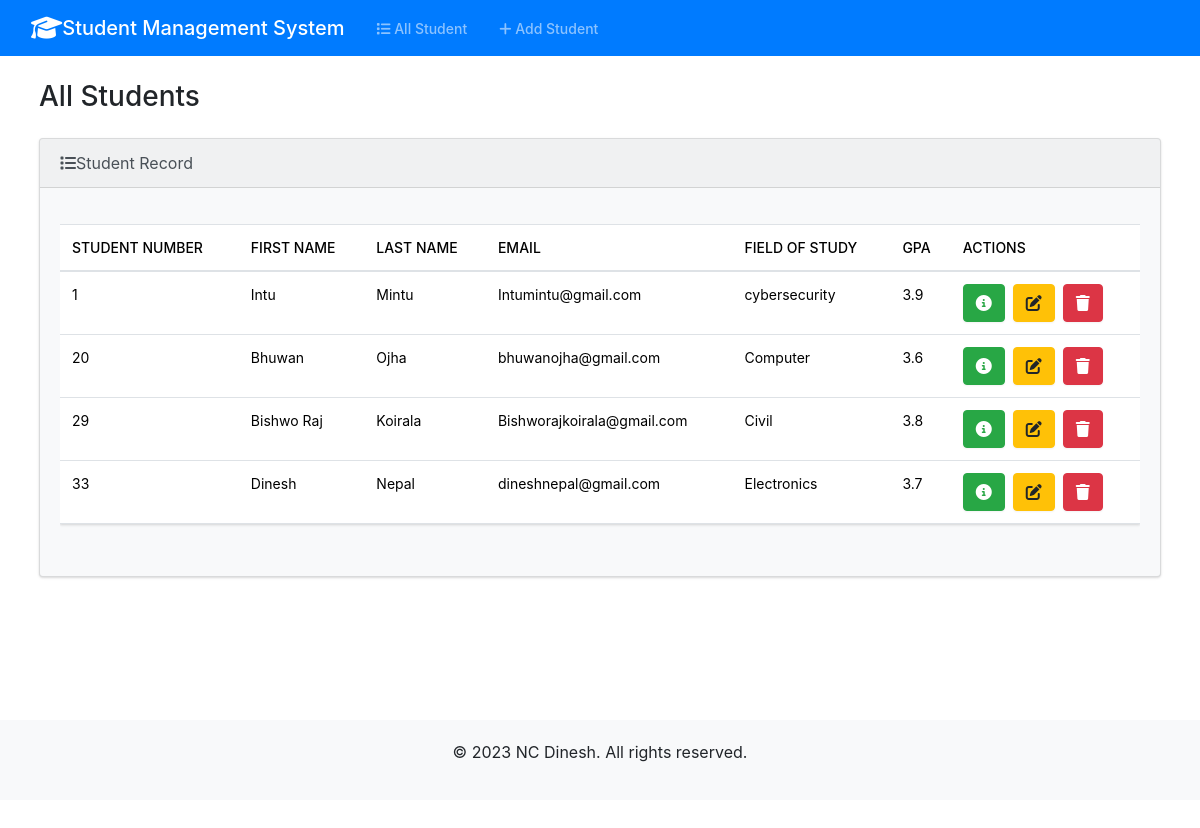
Before: / with the older database file.
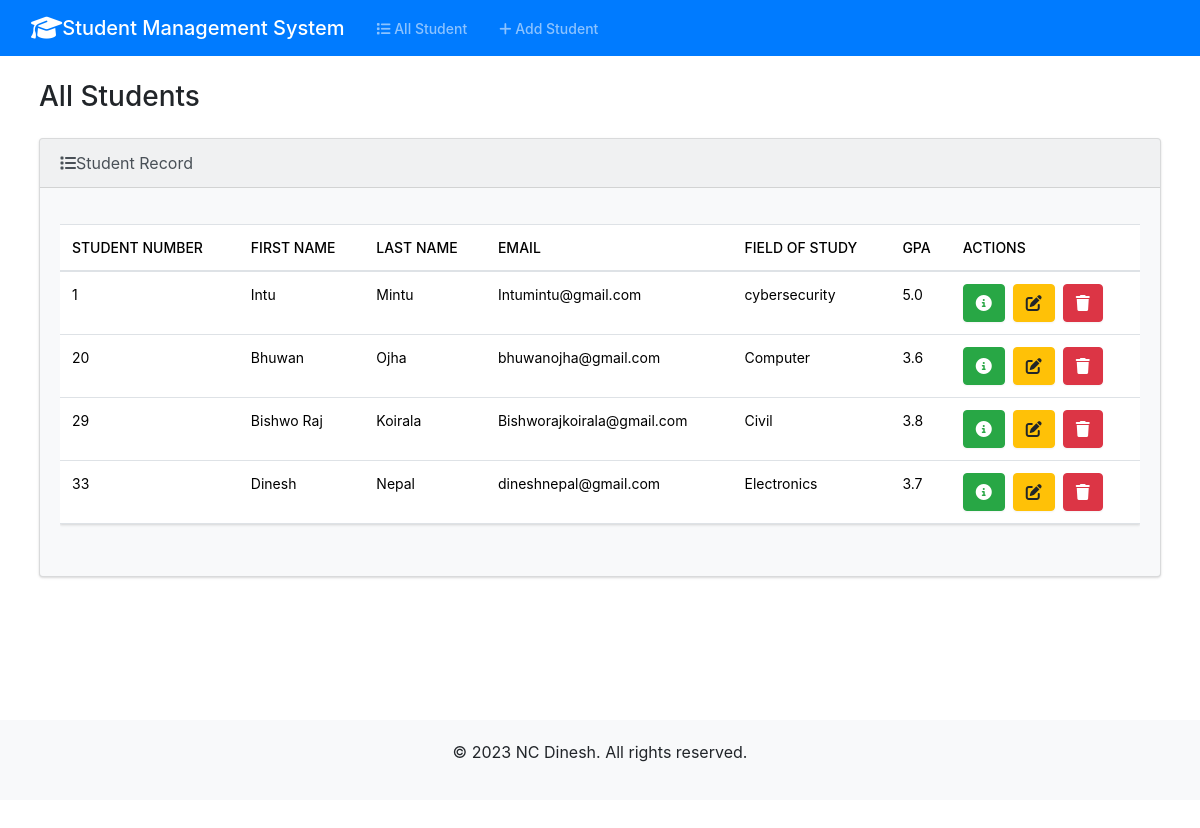
After: the same page with the newer database file.
### students/models.py (models this page shows, shortened)
class Student(models.Model):
    student_number = models.PositiveIntegerField()
    first_name = models.CharField(max_length=50)
    last_name = models.CharField(max_length=50)
    email = models.EmailField(max_length=254)
    field_of_study = models.CharField(max_length=50)
    gpa = models.FloatField()

### students/views.py (the view)
# urls.py: path('',views.index, name="index"),
def index(request):
    return render(request,"students/index.html",{
        'students': Student.objects.all().order_by('student_number')
    })

### templates/students/index.html (shortened to what this page needs)
{% extends "students/base.html" %}
{% block body %}
       <h3 class="m-4"> All Students </h3>
       <div class="row">
        <div class="col-12">
          {% if students %}
            <div class="card bg-light ms-4 me-4 mb-4" >
               <div class="card-header"> <i class="fa-solid fa-list"></i>Student Record</div>
                <div class="card-body">
                  <p class="card-text">
                    <div class="table-responsive">
                      <table class="table table-hover">
                        <thead>
                          <tr>
                            <th scope="col">Student Number</th>
                            <th scope="col">First Name</th>
                            <th scope="col">Last Name</th>
                            <th scope="col">Email</th>
                            <th scope="col">Field Of Study</th>
                            <th scope="col">GPA</th>
                            <th scope="col">Actions</th>
                          </tr>
                        </thead>
                        <tbody>
                          {% for student in students %}
                          <tr>
                            <td>{{student.student_number}}</td>
                            <td>{{student.first_name}}</td>
                            <td>{{student.last_name}}</td>
                            <td>{{student.email}}</td>
                            <td>{{student.field_of_study}}</td>
                            <td>{{student.gpa}}</td>
                            <td>
                              <button type="button" class="btn btn-success me-1" href="{% url 'view_student' student.id %}" data-bs-toggle="modal" data-bs-target="#myModal{{student.id}}"><i class="fa-solid fa-circle-info "></i> </button>
                              <a class="btn btn-warning me-1" href="edit/{{student.id}}">
                                <i class="fa-solid fa-pen-to-square"></i> </a>
                          <button type="button" class="btn btn-danger" data-bs-toggle="modal" data-bs-target="#delete{{student.id}}">
                            <i class="fa-solid fa-trash"> </i>
                          </button>
                            </td>
                          </tr>
                          {% endfor %}
                        </tbody>
                      </table>
                    </div>
                  </p>
                </div>
        </div>
       </div>
      {% else  %}
      <div class="alert alert-dismissible alert-warning mt-5" >
        <button type="button" class="btn-close" data-bs-dismiss="alert"></button>
        <h4 class="alert-heading"  >No Student Record !</h4>
      </div>
      {% endif %}
  {% endblock %}

### templates/students/base.html (shortened to what this page needs)
<!DOCTYPE html>
<html lang="en">
<head>
    <link href="https://cdnjs.cloudflare.com/ajax/libs/font-awesome/6.4.2/css/all.min.css" rel="stylesheet">
    <link href="static/css/bootstrap.min.css" rel="stylesheet">
    <link rel="stylesheet" href="https://stackpath.bootstrapcdn.com/bootstrap/4.5.2/css/bootstrap.min.css">
  </head>
<body class="d-flex flex-column min-vh-100">
    <nav class="navbar navbar-expand-lg bg-primary" data-bs-theme="dark">
        <div class="container-fluid">
          <a class="navbar-brand" href="/">
            <i class="fa-solid fa-graduation-cap fa-lg"></i>Student Management System</a>
          <div class="navbar-collapse collapse" id="navbarColor01" style="">
            <ul class="navbar-nav me-auto">
              <li class="nav-item">
                 <a class="nav-link" href="/"> <i class="fa-solid fa-list"></i> All Student</a>
              </li>
              <li class="nav-item">
                 <a class="nav-link" href="/add"><i class="fa-solid fa-plus"> </i> Add Student</a>
              </li>
            </ul>
          </div>
        </div>
      </nav>
    <div class="container-fluid">
        {% block body %}
        {% endblock  %}
      <div class="footer">
        <div class="container">
            <p>&copy; 2023 NC Dinesh. All rights reserved.</p>
        </div>
    </div>
</body>
</html>

### templates/students/base.html (style rules this page uses)
body { min-height: 100vh; position: relative; margin-bottom: 60px; }
.footer { position: absolute; bottom: 0; width: 100%; background-color: #f8f9fa; text-align: center; padding: 20px 0; }
a { color: white; }

Changed rows visible on the page:
changed Student "Intu": gpa "3.9" → "5.0"
